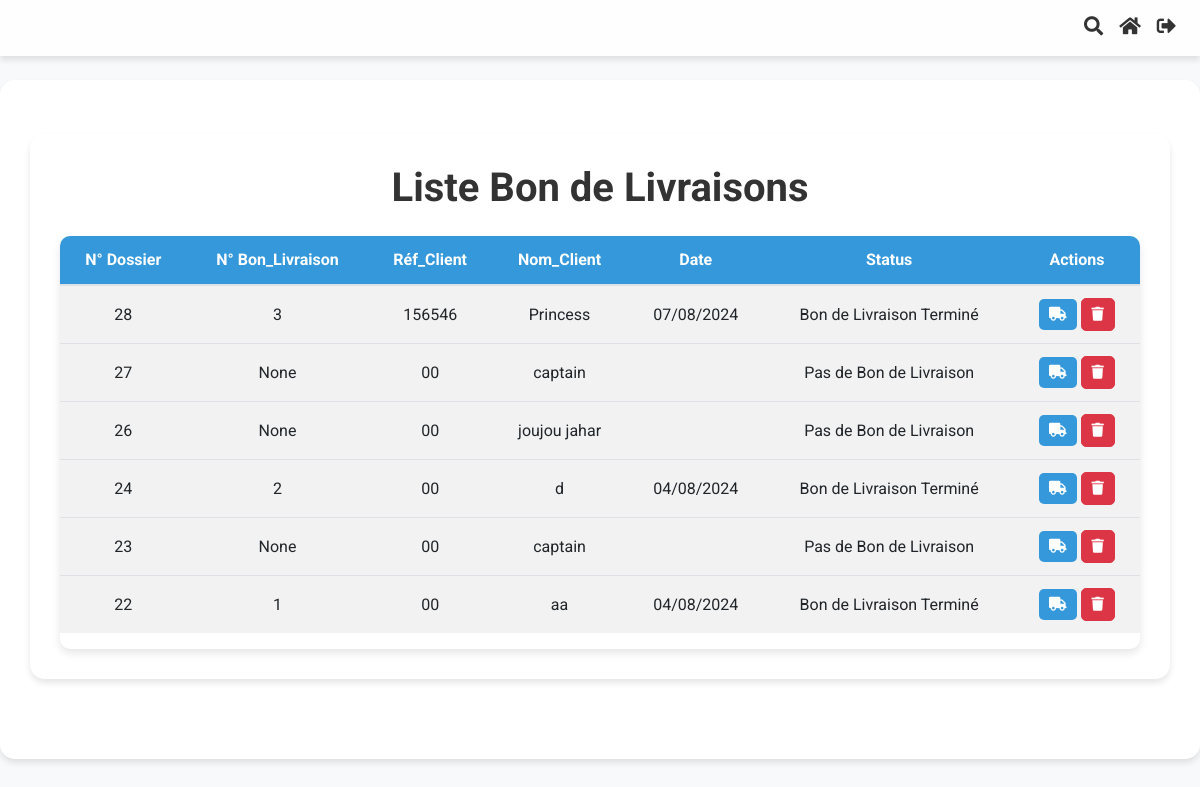
The page /application/bon_livraison/ (signed in) on the database as committed earlier.
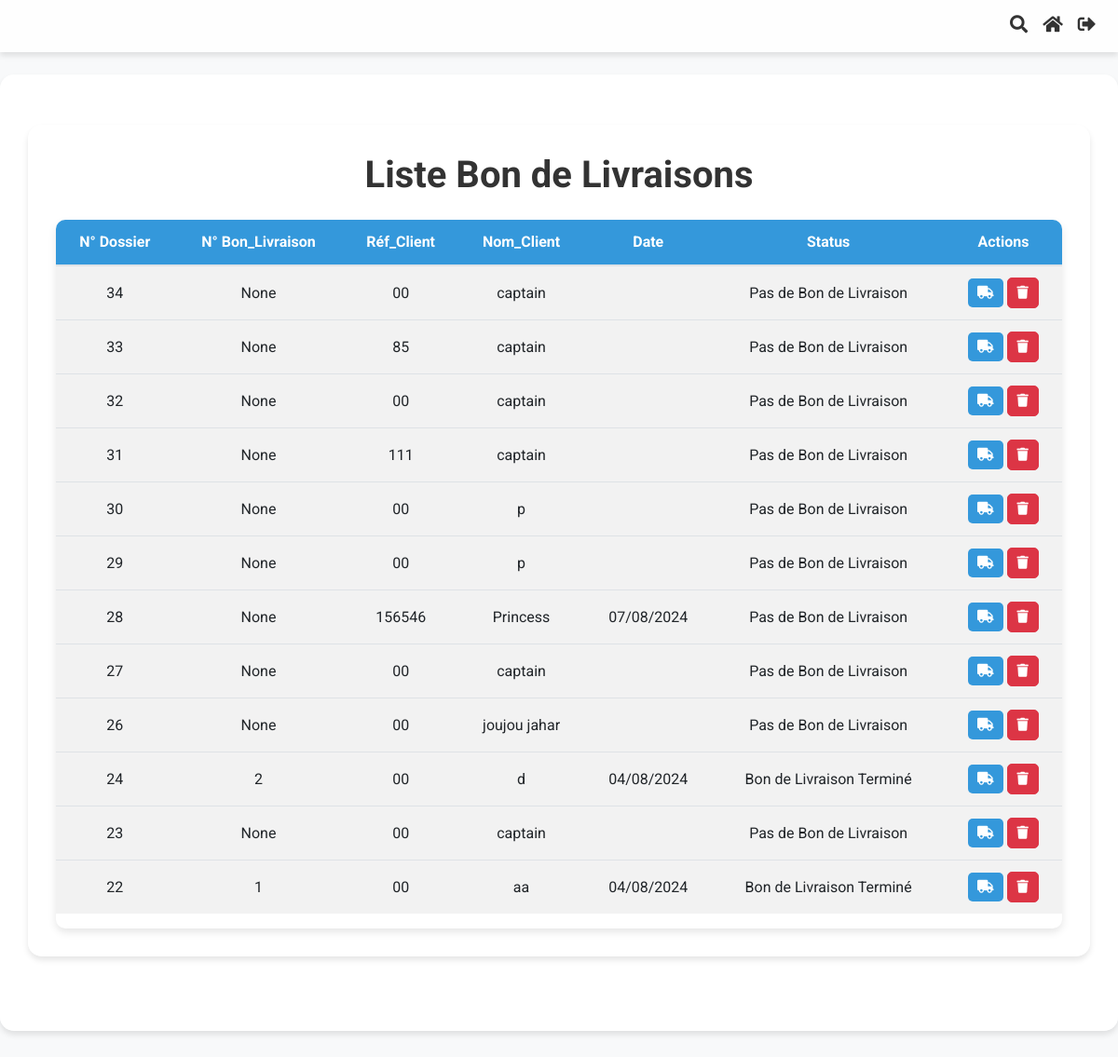
The same page on the database as committed later.
### Application/models.py (models this page shows, shortened)
class Commande(models.Model):
    order_id = models.AutoField(primary_key=True)
    date_time = models.DateTimeField(auto_now_add=True)
    company_reference_number = models.CharField(max_length=100)
    client_name = models.CharField(max_length=100, default="")
    adresse = models.CharField(max_length=255, blank=True, null=True)
    email = models.EmailField(blank=True, null=True)
    fax = models.CharField(max_length=50, blank=True, null=True)
    ice = models.CharField(max_length=50, blank=True, null=True)
    infographiste = models.CharField(max_length=100, blank=True, null=True)
    order_status = models.CharField(max_length=50, choices=[
        ('draft', 'Draft'),
        ('completed', 'Completed')
    ])
    bc_number = models.CharField(max_length=50, blank=True, null=True)
    date_bc = models.DateField(blank=True, null=True)
    devis_date = models.DateTimeField(blank=True, null=True)
    devis_numero = models.IntegerField(null=True, blank=True)
    facture_date = models.DateTimeField(blank=True, null=True)
    facture_numero = models.IntegerField(null=True, blank=True)
    bl_date = models.DateTimeField(blank=True, null=True)
    bl_numero = models.IntegerField(null=True, blank=True)
    remarque = models.CharField(max_length=50, choices=[
        ('paye', 'Payé'),
        ('non_paye', 'Non Payé')
    ], default='non payé')
    facture_status = models.CharField(max_length=50, choices=[
            ('no_facture', 'Pas de Facture'),
            ('facture_termine', 'Facture Terminée')
        ], default='pas de facture')
    bl_status = models.CharField(max_length=50, choices=[
            ('no_bl', 'Pas de bon_livraison'),
            ('bl_termine', 'bon_livraison Terminé')
        ], default='pas de bon_livraison')
    devis_status = models.CharField(max_length=50, choices=[
            ('no_devis', 'Pas de Devis'),
            ('devis_termine', 'Devis Terminé')
        ], default='pas de devis')

### Application/views.py (the view)
# urls.py: path('bon_livraison/', views.liste_bon_livraison, name='liste_bon_livraison'),
@login_required
@user_passes_test(lambda u: u.groups.filter(name='Directeurs').exists())
def liste_bon_livraison(request):
    query = request.GET.get('q')
    if query:
        bon_livraison = Commande.objects.filter(
            Q(order_status='completed') & (
                Q(company_reference_number__icontains=query) |
                Q(client_name__icontains=query) |
                Q(bl_numero__icontains=query)
            )
        )
    else:
        bon_livraison = Commande.objects.filter(order_status='completed').order_by('-date_time')
    is_assistant = request.user.groups.filter(name='Assistants').exists()
    return render(request, 'Application/liste_bon_livraison.html', {'bon_livraison': bon_livraison, 'is_assistant' : is_assistant})

### Application/templates/Application/liste_bon_livraison.html (shortened to what this page needs)
{% extends "base.html" %}
{% load static %}
{% block content %}
<div class="container mt-4">
    <h1 class="text-center mb-4">Liste Bon de Livraisons</h1>
    <div class="table-responsive custom-table">
        <table class="table table-striped" id="factureTable">
            <thead>
                <tr>
                    <th>N° Dossier</th>
                    <th>N° Bon_Livraison</th>
                    <th>Réf_Client</th>
                    <th>Nom_Client</th>
                    <th>Date</th>
                    <th>Status</th>
                    <th>Actions</th>
                </tr>
            </thead>
            <tbody>
                {% for bon_livraison in bon_livraison %}
                    <tr>
                        <td>{{ bon_livraison.order_id }}</td>
                        <td>{{ bon_livraison.bl_numero }}</td>
                        <td>{{ bon_livraison.company_reference_number }}</td>
                        <td>{{ bon_livraison.client_name }}</td>
                        <td>{{ bon_livraison.bl_date|date:"d/m/Y" }}</td>
                        <td>
                            <form method="post" action="{% url 'update_bl_status' bon_livraison.pk %}">
                                {% if bon_livraison.bl_status == 'bl_termine' %}
                                    Bon de Livraison Terminé
                                {% else %}
                                    Pas de Bon de Livraison
                                {% endif %}
                            </form>
                        </td>
                        <td>
                            <a href="{% url 'generer_bon_livraison' bon_livraison.pk %}" class="btn btn-sm btn-custom">
                                <i class="fas fa-truck"></i>
                            </a>
                            <button type="button" class="btn btn-sm btn-danger" data-toggle="modal" data-target="#deleteModal{{ bon_livraison.pk }}">
                                <i class="fas fa-trash"></i>
                            </button>
                        </td>
                    </tr>
                {% endfor %}
            </tbody>
        </table>
    </div>
</div>
{% endblock %}

Rows that differ between the two databases and show on the page:
added Commande: order_id "34", bl_numero "None", company_reference_number "00", client_name "captain", shows "Pas de Bon de Livraison"
added Commande: order_id "33", bl_numero "None", company_reference_number "85", client_name "captain", shows "Pas de Bon de Livraison"
added Commande: order_id "32", bl_numero "None", company_reference_number "00", client_name "captain", shows "Pas de Bon de Livraison"
added Commande: order_id "31", bl_numero "None", company_reference_number "111", client_name "captain", shows "Pas de Bon de Livraison"
added Commande: order_id "30", bl_numero "None", company_reference_number "00", client_name "p", shows "Pas de Bon de Livraison"
added Commande: order_id "29", bl_numero "None", company_reference_number "00", client_name "p", shows "Pas de Bon de Livraison"
changed Commande "Princess": bl_numero "3" → "None"; bl_status "Bon de Livraison Terminé" → "Pas de Bon de Livraison"
